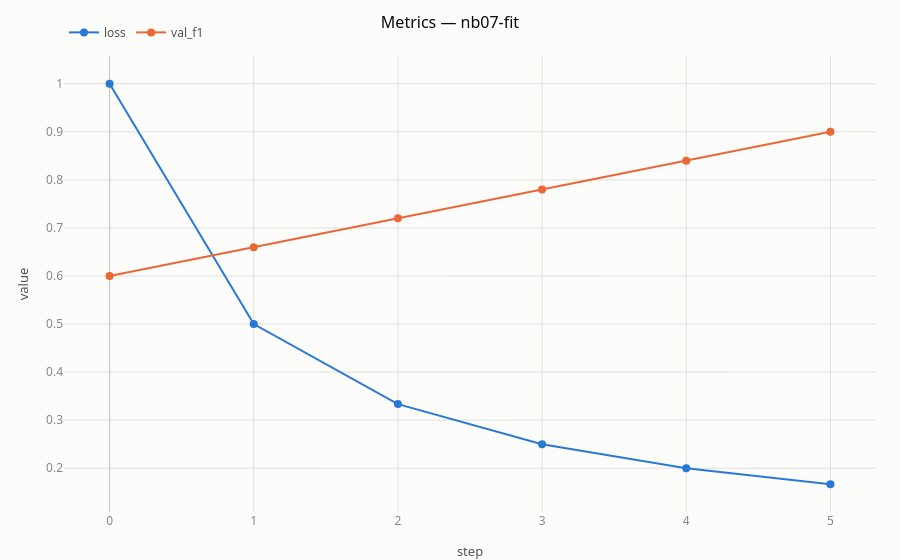

Notebook code cell kept with this figure:
### Markdown cell above
## Figures

Methods installed on `RunView`, returning interactive Plotly figures. They
need the `somatize[viz]` extra.

### Code cell
view.plot_metrics()

### Figure 1 — Plotly figure (JSON) as saved in the notebook; plotly's stock layout.template omitted (floating-point values rounded to 4 significant figures)
{"data": [{"hovertemplate": "loss<br>step %{x} · %{y:.5g}<extra></extra>", "line": {"color": "#2a78d6", "width": 2}, "marker": {"size": 8}, "mode": "lines+markers", "name": "loss", "type": "scatter", "x": [0, 1, 2, 3, 4, 5], "y": [1.0, 0.5, 0.3333, 0.25, 0.2, 0.1667]}, {"hovertemplate": "val_f1<br>step %{x} · %{y:.5g}<extra></extra>", "line": {"color": "#eb6834", "width": 2}, "marker": {"size": 8}, "mode": "lines+markers", "name": "val_f1", "type": "scatter", "x": [0, 1, 2, 3, 4, 5], "y": [0.6, 0.66, 0.72, 0.78, 0.84, 0.9]}], "layout": {"hovermode": "x unified", "showlegend": true, "title": {"text": "Metrics — nb07-fit"}, "xaxis": {"title": {"text": "step"}}, "yaxis": {"title": {"text": "value"}}}}
